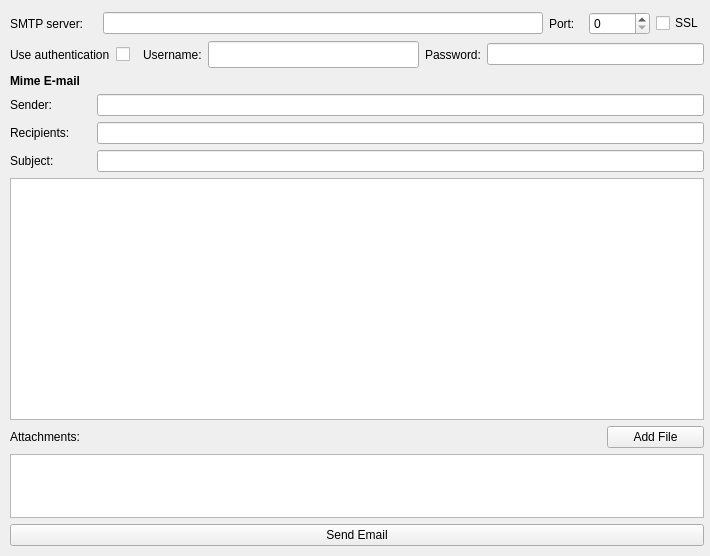
<?xml version="1.0" encoding="UTF-8"?>
<ui version="4.0">
 <class>SendEmail</class>
 <widget class="QWidget" name="SendEmail">
  <property name="geometry">
   <rect>
    <x>0</x>
    <y>0</y>
    <width>710</width>
    <height>556</height>
   </rect>
  </property>
  <property name="windowTitle">
   <string>Form</string>
  </property>
  <widget class="QWidget" name="layoutWidget">
   <property name="geometry">
    <rect>
     <x>10</x>
     <y>12</y>
     <width>694</width>
     <height>534</height>
    </rect>
   </property>
   <layout class="QVBoxLayout" name="verticalLayout_2">
    <item>
     <layout class="QHBoxLayout" name="horizontalLayout">
      <item>
       <widget class="QLabel" name="label">
        <property name="minimumSize">
         <size>
          <width>87</width>
          <height>17</height>
         </size>
        </property>
        <property name="maximumSize">
         <size>
          <width>87</width>
          <height>17</height>
         </size>
        </property>
        <property name="text">
         <string>SMTP server:</string>
        </property>
       </widget>
      </item>
      <item>
       <widget class="QLineEdit" name="host"/>
      </item>
      <item>
       <widget class="QLabel" name="label_2">
        <property name="minimumSize">
         <size>
          <width>34</width>
          <height>17</height>
         </size>
        </property>
        <property name="maximumSize">
         <size>
          <width>34</width>
          <height>17</height>
         </size>
        </property>
        <property name="text">
         <string>Port:</string>
        </property>
       </widget>
      </item>
      <item>
       <widget class="QSpinBox" name="port">
        <property name="maximum">
         <number>99999</number>
        </property>
       </widget>
      </item>
      <item>
       <widget class="QCheckBox" name="ssl">
        <property name="text">
         <string>SSL</string>
        </property>
       </widget>
      </item>
     </layout>
    </item>
    <item>
     <layout class="QHBoxLayout" name="horizontalLayout_6">
      <item>
       <layout class="QHBoxLayout" name="horizontalLayout_3">
        <item>
         <widget class="QLabel" name="label_4">
          <property name="font">
           <font>
            <weight>50</weight>
            <bold>false</bold>
           </font>
          </property>
          <property name="text">
           <string>Use authentication</string>
          </property>
         </widget>
        </item>
        <item>
         <widget class="QCheckBox" name="auth">
          <property name="minimumSize">
           <size>
            <width>21</width>
            <height>21</height>
           </size>
          </property>
          <property name="maximumSize">
           <size>
            <width>21</width>
            <height>21</height>
           </size>
          </property>
          <property name="text">
           <string/>
          </property>
          <property name="tristate">
           <bool>false</bool>
          </property>
         </widget>
        </item>
       </layout>
      </item>
      <item>
       <layout class="QHBoxLayout" name="horizontalLayout_4">
        <item>
         <widget class="QLabel" name="label_5">
          <property name="text">
           <string>Username:</string>
          </property>
         </widget>
        </item>
        <item>
         <widget class="QLineEdit" name="username">
          <property name="minimumSize">
           <size>
            <width>211</width>
            <height>27</height>
           </size>
          </property>
          <property name="maximumSize">
           <size>
            <width>211</width>
            <height>27</height>
           </size>
          </property>
         </widget>
        </item>
        <item>
         <widget class="QLabel" name="label_6">
          <property name="text">
           <string>Password:</string>
          </property>
         </widget>
        </item>
        <item>
         <widget class="QLineEdit" name="password">
          <property name="echoMode">
           <enum>QLineEdit::Password</enum>
          </property>
         </widget>
        </item>
       </layout>
      </item>
     </layout>
    </item>
    <item>
     <widget class="QLabel" name="label_7">
      <property name="font">
       <font>
        <weight>75</weight>
        <bold>true</bold>
       </font>
      </property>
      <property name="text">
       <string>Mime E-mail</string>
      </property>
     </widget>
    </item>
    <item>
     <layout class="QHBoxLayout" name="horizontalLayout_2">
      <item>
       <widget class="QLabel" name="label_8">
        <property name="minimumSize">
         <size>
          <width>81</width>
          <height>0</height>
         </size>
        </property>
        <property name="maximumSize">
         <size>
          <width>81</width>
          <height>16777215</height>
         </size>
        </property>
        <property name="text">
         <string>Sender:</string>
        </property>
       </widget>
      </item>
      <item>
       <widget class="QLineEdit" name="sender"/>
      </item>
     </layout>
    </item>
    <item>
     <layout class="QHBoxLayout" name="horizontalLayout_5">
      <item>
       <widget class="QLabel" name="label_9">
        <property name="minimumSize">
         <size>
          <width>81</width>
          <height>0</height>
         </size>
        </property>
        <property name="maximumSize">
         <size>
          <width>81</width>
          <height>16777215</height>
         </size>
        </property>
        <property name="text">
         <string>Recipients:</string>
        </property>
       </widget>
      </item>
      <item>
       <widget class="QLineEdit" name="recipients"/>
      </item>
     </layout>
    </item>
    <item>
     <layout class="QHBoxLayout" name="horizontalLayout_7">
      <item>
       <widget class="QLabel" name="label_10">
        <property name="minimumSize">
         <size>
          <width>81</width>
          <height>0</height>
         </size>
        </property>
        <property name="maximumSize">
         <size>
          <width>81</width>
          <height>16777215</height>
         </size>
        </property>
        <property name="text">
         <string>Subject:</string>
        </property>
       </widget>
      </item>
      <item>
       <widget class="QLineEdit" name="subject"/>
      </item>
     </layout>
    </item>
    <item>
     <widget class="QTextEdit" name="texteditor">
      <property name="textInteractionFlags">
       <set>Qt::LinksAccessibleByKeyboard|Qt::LinksAccessibleByMouse|Qt::TextBrowserInteraction|Qt::TextEditable|Qt::TextEditorInteraction|Qt::TextSelectableByKeyboard|Qt::TextSelectableByMouse</set>
      </property>
     </widget>
    </item>
    <item>
     <layout class="QVBoxLayout" name="verticalLayout">
      <item>
       <layout class="QHBoxLayout" name="horizontalLayout_8">
        <item>
         <widget class="QLabel" name="label_3">
          <property name="text">
           <string>Attachments:</string>
          </property>
         </widget>
        </item>
        <item>
         <widget class="QPushButton" name="addAttachment">
          <property name="minimumSize">
           <size>
            <width>97</width>
            <height>0</height>
           </size>
          </property>
          <property name="maximumSize">
           <size>
            <width>97</width>
            <height>16777215</height>
           </size>
          </property>
          <property name="text">
           <string>Add File</string>
          </property>
         </widget>
        </item>
       </layout>
      </item>
      <item>
       <widget class="QListWidget" name="attachments">
        <property name="maximumSize">
         <size>
          <width>16777215</width>
          <height>64</height>
         </size>
        </property>
       </widget>
      </item>
     </layout>
    </item>
    <item>
     <widget class="QPushButton" name="sendEmail">
      <property name="text">
       <string>Send Email</string>
      </property>
     </widget>
    </item>
   </layout>
  </widget>
 </widget>
 <resources/>
 <connections/>
</ui>
